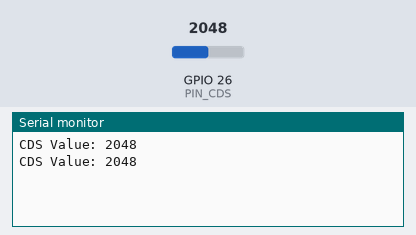
Bench run of a sketch on a simulated ESP32. Shown: the last lines printed to the serial monitor. The inputs (shaded band) are chosen by the test bench; at power-on: GPIO 26 (PIN_CDS) = 2048.

Above: at 1.8 s.
1.9 s: GPIO 26 (PIN_CDS) set to 2866
At 2.3 s:
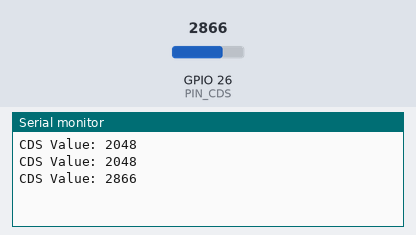
3.4 s: GPIO 26 (PIN_CDS) set to 3603
At 4.8 s:
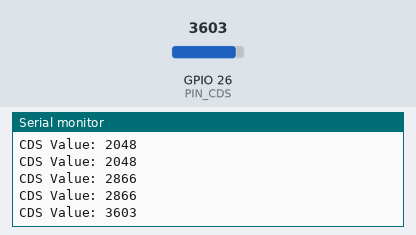
Timing chart, 0 to 6.4 s (numbered marks = the images above; inputs shaded):
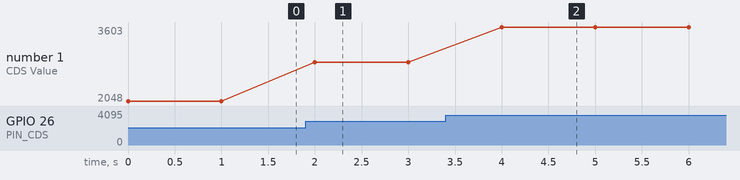

Measured:
- after the input at 1.9 s, the serial monitor: prints a new line after 0.10 s (image 1)
- after the input at 3.4 s, the serial monitor: prints a new line after 0.60 s (image 2)
- plotted number 1: 2048 → 2866 after the input at 1.9 s, 2866 → 3603 after the input at 3.4 s

The sketch:

CDS_Sensor.ino
```cpp
#define PIN_CDS 26

void setup() {
  Serial.begin(9600);
  pinMode(PIN_CDS, INPUT);
}

void loop() {
  int CDS_sensor = analogRead(PIN_CDS);
  Serial.print("CDS Value: ");
  Serial.println(CDS_sensor);
  delay(1000);
}
```
